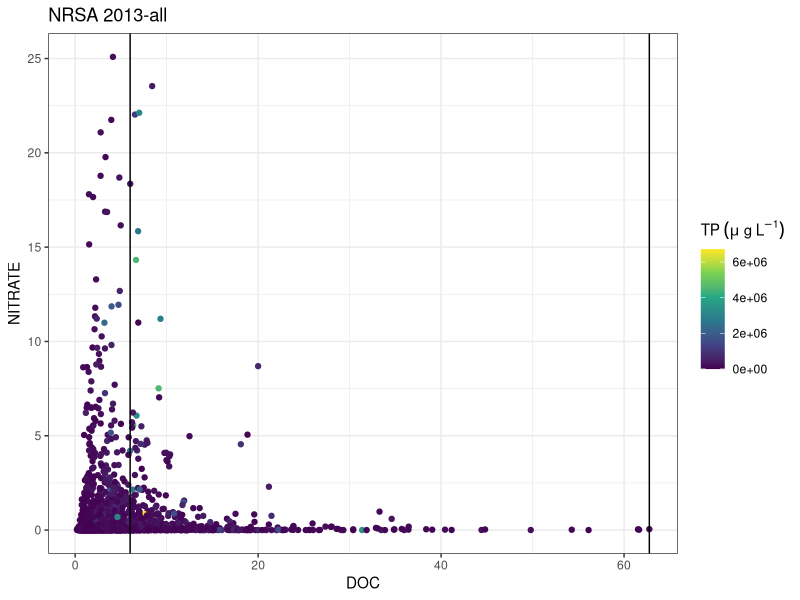
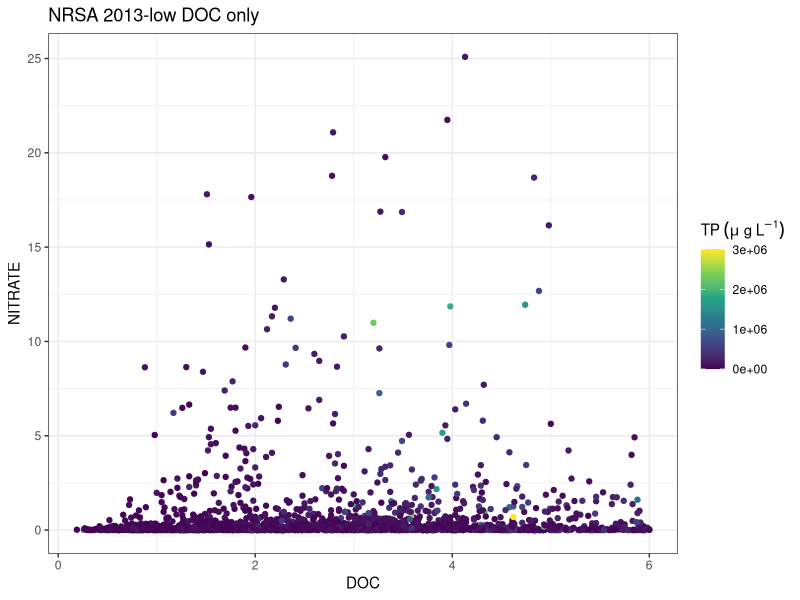
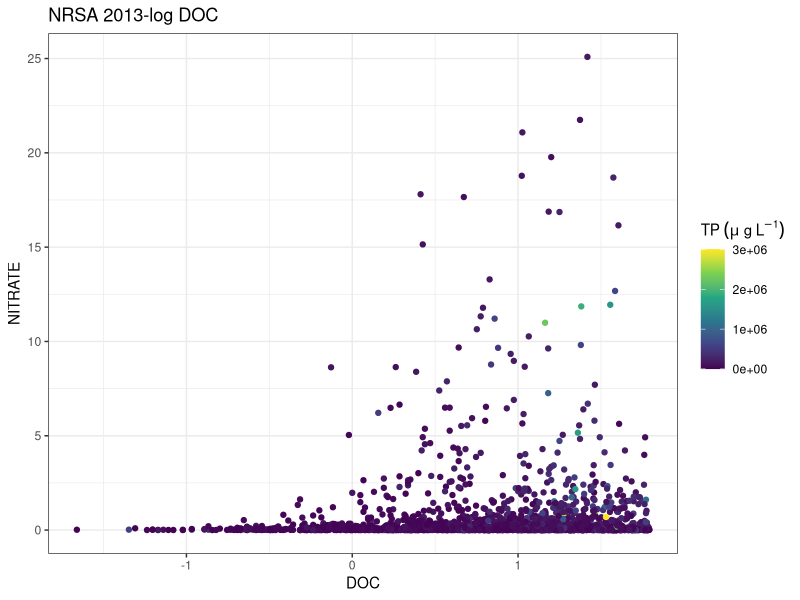
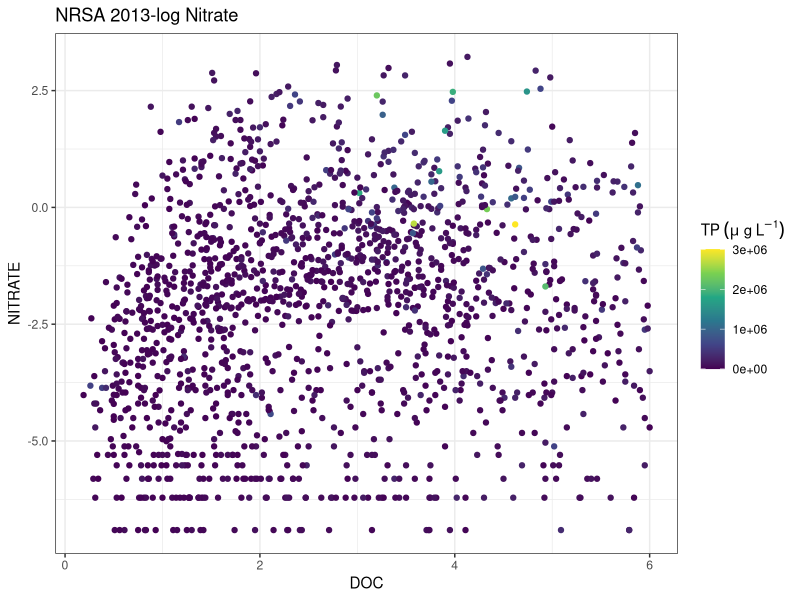
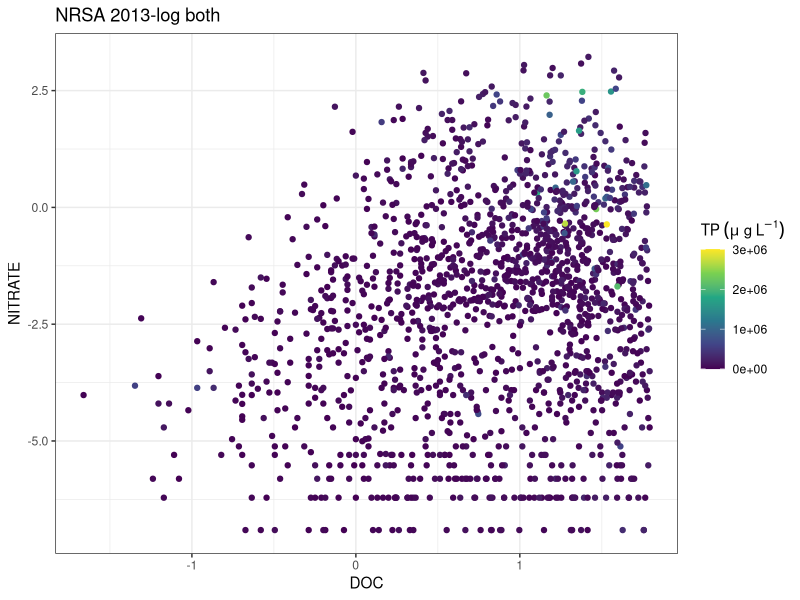
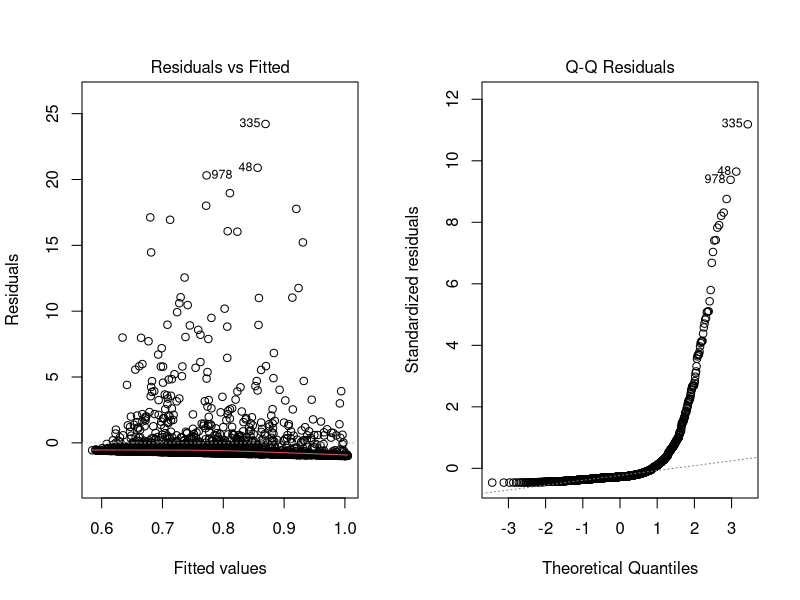
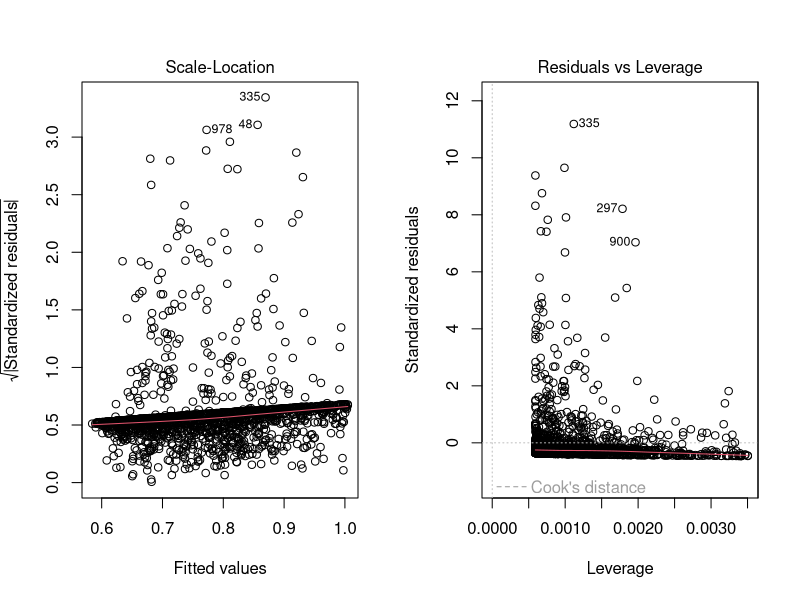
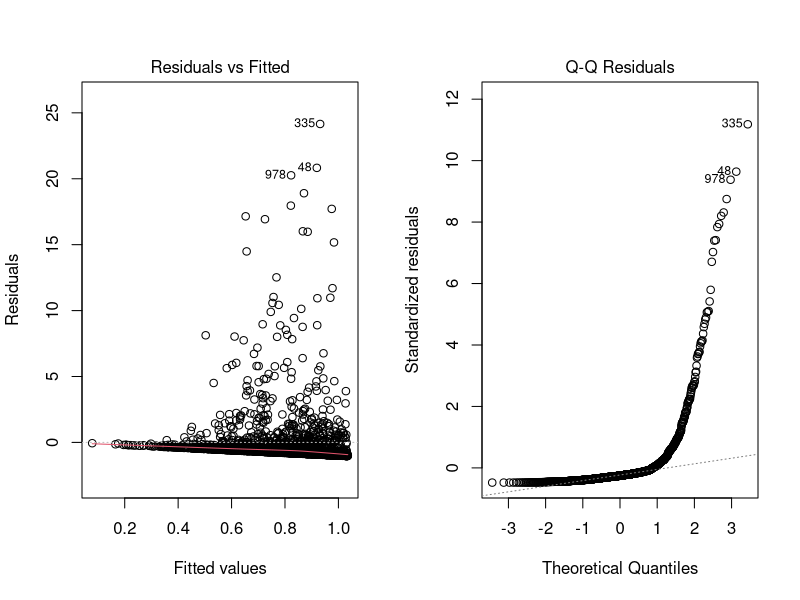

Recreate these plots in R, in order.
## ---- chunk 1
knitr::opts_chunk$set(echo = TRUE)

library(ggplot2)
library(tidyverse)

setwd("~/STOICH.Aim1/Code/SWulfing")


ggplotRegression <- function (fit) {
  
  require(ggplot2)
  
  ggplot(fit$model, aes_string(x = names(fit$model)[2], y = names(fit$model)[1])) + 
    geom_point() +
    stat_smooth(method = "lm", col = "red") +
    labs(title = paste("Adj R2 = ",signif(summary(fit)$adj.r.squared, 5),
                       "Intercept =",signif(fit$coef[[1]],5 ),
                       " Slope =",signif(fit$coef[[2]], 5),
                       " P =",signif(summary(fit)$coef[2,4], 5)))
}

test_data <- data.frame(read.csv("ChemData_NLArs2013.csv"))
## ---- chunk 2
test_dataLOGS <- test_data %>%
  mutate(log_Nitrate = log(NITRATE_N_RESULT)) %>%
  mutate(log_TP = log(PTL_RESULT)) %>%
  mutate(log_DOC = log(DOC_RESULT))
                                   # Duplicate data
test_dataLOGS$log_Nitrate[is.na(test_dataLOGS$log_Nitrate) | test_dataLOGS$log_Nitrate == "-Inf"] <- NA

quantile(test_dataLOGS$DOC_RESULT)

q4 <- quantile(test_dataLOGS$DOC_RESULT)[4]
q5 <- quantile(test_dataLOGS$DOC_RESULT)[5]

lowDOC_data <- test_dataLOGS %>%
  filter(DOC_RESULT < quantile(test_data$DOC_RESULT)[4])

par(mfrow = c(1,2))
p <- ggplot(test_data) +
  geom_point(aes(DOC_RESULT, NITRATE_N_RESULT, color = PTL_RESULT * 1000)) +
  scale_color_viridis_c("TP"~(mu~g~L^-1)) +
  theme_bw() +
  labs(title = "NRSA 2013-all",
       x = "DOC", y = "NITRATE")
p + geom_vline(aes(xintercept = q4)) + geom_vline(aes(xintercept = q5))


ggplot(lowDOC_data) +
  geom_point(aes(DOC_RESULT, NITRATE_N_RESULT, color = PTL_RESULT * 1000)) +
  scale_color_viridis_c("TP"~(mu~g~L^-1)) +
  theme_bw() +
  labs(title = "NRSA 2013-low DOC only",
       x = "DOC", y = "NITRATE")
## ---- chunk 3
ggplot(lowDOC_data) +
  geom_point(aes(log_DOC, NITRATE_N_RESULT, color = PTL_RESULT * 1000)) +
  scale_color_viridis_c("TP"~(mu~g~L^-1)) +
  theme_bw() +
  labs(title = "NRSA 2013-log DOC",
       x = "DOC", y = "NITRATE")

ggplot(lowDOC_data) +
  geom_point(aes(DOC_RESULT, log_Nitrate, color = PTL_RESULT * 1000)) +
  scale_color_viridis_c("TP"~(mu~g~L^-1)) +
  theme_bw() +
  labs(title = "NRSA 2013-log Nitrate",
       x = "DOC", y = "NITRATE")

ggplot(lowDOC_data) +
  geom_point(aes(log_DOC, log_Nitrate, color = PTL_RESULT * 1000)) +
  scale_color_viridis_c("TP"~(mu~g~L^-1)) +
  theme_bw() +
  labs(title = "NRSA 2013-log both",
       x = "DOC", y = "NITRATE")

model_2013 <- lm(NITRATE_N_RESULT~DOC_RESULT, data = lowDOC_data)
summary(model_2013)
plot(model_2013)

model_DOClog <- lm(NITRATE_N_RESULT~log_DOC, data = lowDOC_data)
summary(model_DOClog)
plot(model_DOClog)

model_Nitratelog <- lm(log_Nitrate~DOC_RESULT, data = lowDOC_data)
summary(model_DOClog)
plot(model_DOClog)

model_logs <- lm(NITRATE_N_RESULT~log_DOC, data = lowDOC_data)
summary(model_DOClog)
plot(model_DOClog)
